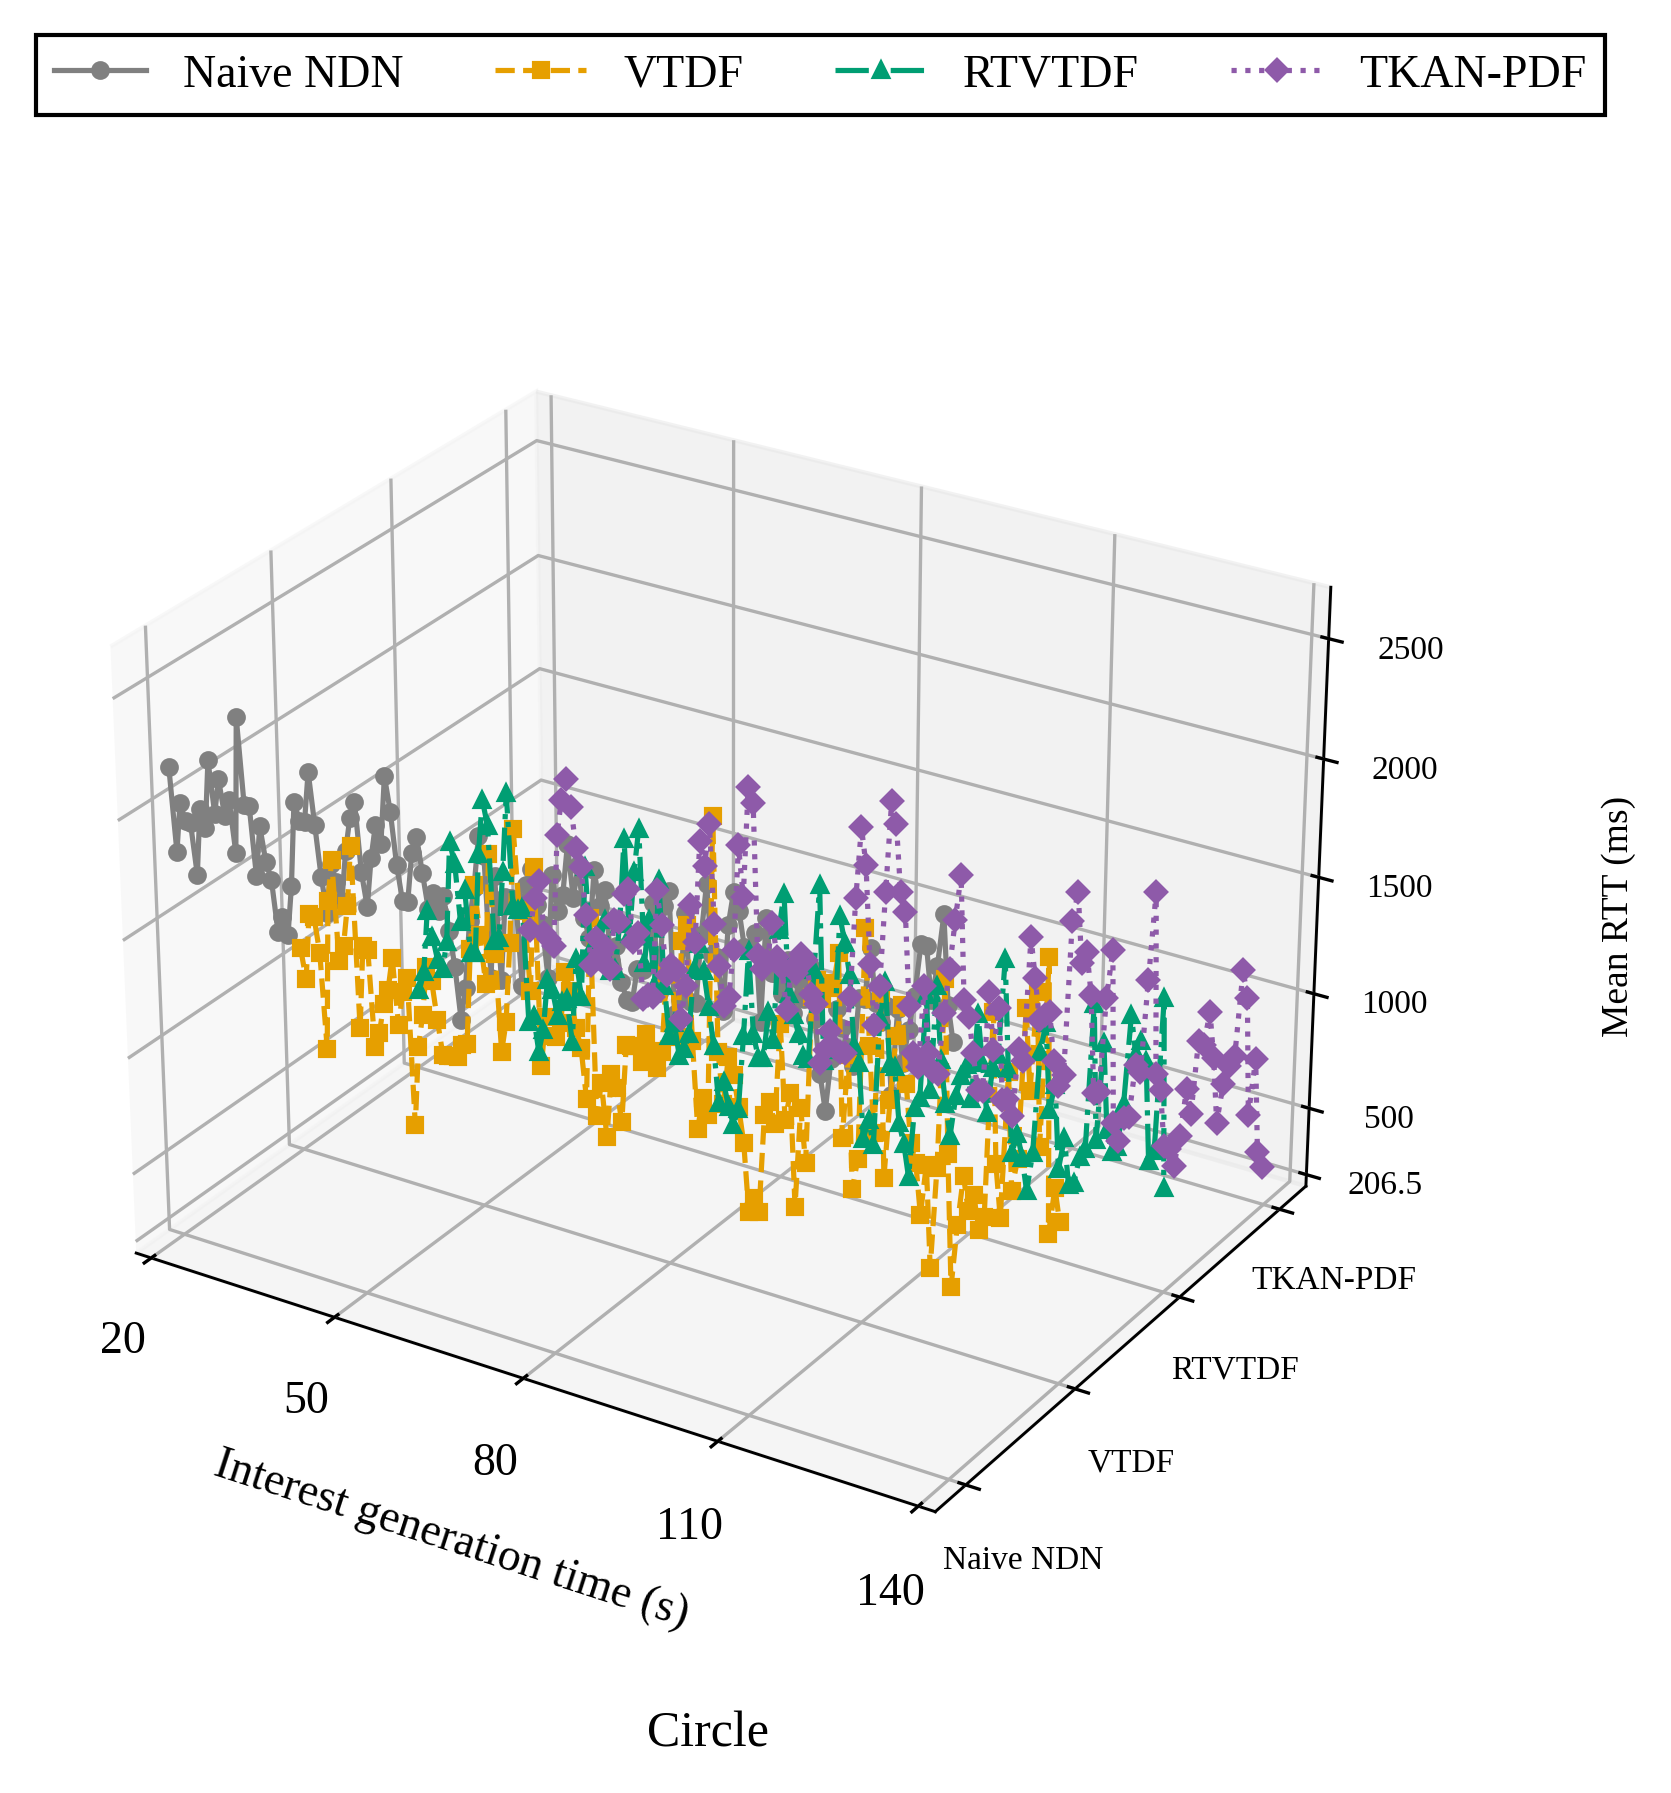

Python code for this plot:
#!/usr/bin/env python3
# -*- coding: utf-8 -*-
"""逐请求记录按旧脚本固定条数聚合后的RTT图，沿用当前图集样式。
完整数据内嵌；直接运行，仅导出同名PNG/SVG/PDF，不访问实验记录。
重新从原始记录计算的方法与来源见PROVENANCE和聚合说明文档。
"""
from pathlib import Path
import matplotlib
matplotlib.use('Agg')
import matplotlib.pyplot as plt
from matplotlib.lines import Line2D
from matplotlib.ticker import MaxNLocator, FuncFormatter
import numpy as np

FIGURE_ID = '08_平均RTT_圆圈_旧论文画法'
RTT_LABEL = 'Mean RTT (ms)'
SCENE_LABEL = 'Circle'
FIGSIZE = (7.5, 6.2)
DPI = 300
FONT_FAMILY = 'Liberation Serif'
FONT_SIZE = 11
ALGORITHMS = ('Naive NDN', 'VTDF', 'RTVTDF', 'TKAN-PDF')
COLORS = ('#808080', '#E69F00', '#009E73', '#8E5AA9')
LINES = ('-', '--', '-.', ':')
MARKERS = ('o', 's', '^', 'D')
LINE_WIDTH = 1.25
MARKER_SIZE = 3.5
PROVENANCE = {'circle_post_filter': 'group mean RTT < 3000 ms',
 'counts': [{'excluded_groups': 0, 'plotted_groups': 300, 'selected_requests': 6000, 'strategy': 0},
            {'excluded_groups': 0, 'plotted_groups': 300, 'selected_requests': 6000, 'strategy': 1},
            {'excluded_groups': 0, 'plotted_groups': 300, 'selected_requests': 6000, 'strategy': 2},
            {'excluded_groups': 0, 'plotted_groups': 300, 'selected_requests': 6000, 'strategy': 3}],
 'group_size': 20,
 'measurement_window_s': [20, 140],
 'method': 'consecutive request records: arithmetic mean of send_ns and terminal_ns-send_ns; keep last '
           'partial group',
 'metric': '平均RTT',
 'ordering': 'send_ns, node_id, sequence',
 'scene': 'circle',
 'source_metric_definition': 'DATA and TIMEOUT',
 'sources': [{'manifest': 'data/experiments/quick-fixed-model-20261022/runs/test-circle-baseline-s23001-a0/attempt-001/runs/20261022T081957.621032Z-4390833e/manifest.json',
              'manifest_sha256': '31cdc38bb21d6fd0ccc92954d7f04ace9339a1ed95e33c47c3290dc01af8fcc3',
              'path': 'data/experiments/quick-fixed-model-20261022/runs/test-circle-baseline-s23001-a0/attempt-001/runs/20261022T081957.621032Z-4390833e/raw/request-events.csv',
              'scene': 'circle',
              'seed': 23001,
              'sha256': '38b730ccc12b17c2d7ad33f942fa35785b8dbe57f353d1be6532ef436353dbe3',
              'strategy': 0},
             {'manifest': 'data/experiments/quick-fixed-model-20261022/runs/test-circle-baseline-s23001-a1/attempt-001/runs/20261022T082136.797486Z-38b38119/manifest.json',
              'manifest_sha256': '6f1d73741c5ac1131f8a4613d39ba8e46922fc1c1a003bada2cbd4df913577d1',
              'path': 'data/experiments/quick-fixed-model-20261022/runs/test-circle-baseline-s23001-a1/attempt-001/runs/20261022T082136.797486Z-38b38119/raw/request-events.csv',
              'scene': 'circle',
              'seed': 23001,
              'sha256': 'b690160149f199dd2577d6d1330fd46f05d9e6fd0c37f12180fa3203bf3b3914',
              'strategy': 1},
             {'manifest': 'data/experiments/quick-fixed-model-20261022/runs/test-circle-baseline-s23001-a2/attempt-001/runs/20261022T082316.538063Z-3f8e9c19/manifest.json',
              'manifest_sha256': 'c88d6b8af50657afa3976d30146588c8402aceec377d54df1b1b57c5a8f75da2',
              'path': 'data/experiments/quick-fixed-model-20261022/runs/test-circle-baseline-s23001-a2/attempt-001/runs/20261022T082316.538063Z-3f8e9c19/raw/request-events.csv',
              'scene': 'circle',
              'seed': 23001,
              'sha256': 'e95fe24a56155016e1cd91d140a2229f005e3e6d8daf3eab304085fc65e3fee8',
              'strategy': 2},
             {'manifest': 'data/experiments/quick-fixed-model-20261022/runs/test-circle-baseline-s23001-a3/attempt-001/runs/20261022T082455.481496Z-dc9325e7/manifest.json',
              'manifest_sha256': '70936295fcbb6f45b43d114024ce1939e97c5acbfcf19f35ddff5298cad82735',
              'path': 'data/experiments/quick-fixed-model-20261022/runs/test-circle-baseline-s23001-a3/attempt-001/runs/20261022T082455.481496Z-dc9325e7/raw/request-events.csv',
              'scene': 'circle',
              'seed': 23001,
              'sha256': '6658a4bfb38c9c0779fd75cc645d3678610f711d4696b92883906edc7cbeb592',
              'strategy': 3}],
 'style_source': '01_成功RTT_三维.py / 03_平均RTT_三维.py'}
DATA = [{'group_counts': [20,
                   20,
                   20,
                   20,
                   20,
                   20,
                   20,
                   20,
                   20,
                   20,
                   20,
                   20,
                   20,
                   20,
                   20,
                   20,
                   20,
                   20,
                   20,
                   20,
                   20,
                   20,
                   20,
                   20,
                   20,
                   20,
                   20,
                   20,
                   20,
                   20,
                   20,
                   20,
                   20,
                   20,
                   20,
                   20,
                   20,
                   20,
                   20,
                   20,
                   20,
                   20,
                   20,
                   20,
                   20,
                   20,
                   20,
                   20,
                   20,
                   20,
                   20,
                   20,
                   20,
                   20,
                   20,
                   20,
                   20,
                   20,
                   20,
                   20,
                   20,
                   20,
                   20,
                   20,
                   20,
                   20,
                   20,
                   20,
                   20,
                   20,
                   20,
                   20,
                   20,
                   20,
                   20,
                   20,
                   20,
                   20,
                   20,
                   20,
                   20,
                   20,
                   20,
                   20,
                   20,
                   20,
                   20,
                   20,
                   20,
                   20,
                   20,
                   20,
                   20,
                   20,
                   20,
                   20,
                   20,
                   20,
                   20,
                   20,
                   20,
                   20,
                   20,
                   20,
                   20,
                   20,
                   20,
                   20,
                   20,
                   20,
                   20,
                   20,
                   20,
                   20,
                   20,
                   20,
                   20,
                   20,
                   20,
                   20,
                   20,
                   20,
                   20,
                   20,
                   20,
                   20,
                   20,
                   20,
                   20,
                   20,
                   20,
                   20,
                   20,
                   20,
                   20,
                   20,
                   20,
                   20,
                   20,
                   20,
                   20,
                   20,
                   20,
                   20,
                   20,
                   20,
                   20,
                   20,
                   20,
                   20,
                   20,
                   20,
                   20,
                   20,
                   20,
                   20,
                   20,
                   20,
                   20,
                   20,
                   20,
                   20,
                   20,
                   20,
                   20,
                   20,
                   20,
                   20,
                   20,
                   20,
                   20,
                   20,
                   20,
                   20,
                   20,
                   20,
                   20,
                   20,
                   20,
                   20,
                   20,
                   20,
                   20,
                   20,
                   20,
                   20,
                   20,
                   20,
                   20,
                   20,
                   20,
                   20,
                   20,
                   20,
                   20,
                   20,
                   20,
                   20,
                   20,
                   20,
                   20,
                   20,
                   20,
                   20,
                   20,
                   20,
                   20,
                   20,
                   20,
                   20,
                   20,
                   20,
                   20,
                   20,
                   20,
                   20,
                   20,
                   20,
                   20,
                   20,
                   20,
                   20,
                   20,
                   20,
                   20,
                   20,
                   20,
                   20,
                   20,
                   20,
                   20,
                   20,
                   20,
                   20,
                   20,
                   20,
                   20,
                   20,
                   20,
                   20,
                   20,
                   20,
                   20,
                   20,
                   20,
                   20,
                   20,
                   20,
                   20,
                   20,
                   20,
                   20,
                   20,
                   20,
                   20,
                   20,
                   20,
                   20,
                   20,
                   20,
                   20,
                   20,
                   20,
                   20,
                   20,
                   20,
                   20,
                   20,
                   20,
                   20,
                   20,
                   20,
                   20,
                   20,
                   20,
                   20,
                   20,
                   20,
                   20,
                   20,
                   20,
                   20,
                   20,
                   20,
                   20,
                   20,
                   20,
                   20,
                   20,
                   20,
                   20,
                   20,
                   20,
                   20,
                   20,
                   20,
                   20,
                   20,
                   20,
                   20],
  'rtt_ms': [2153.3775699499997,
             2154.5372761500003,
             1737.1714357,
             1873.8776053499998,
             1875.50866945,
             2154.12481975,
             2157.4078473000004,
             1734.5169525,
             1872.96698315,
             2013.02330965,
             1732.8281611500001,
             1733.88654385,
             2013.3104162,
             2013.03676115,
             2013.67970535,
             1872.07576735,
             2016.50198245,
             2436.1444355,
             2012.8280986500001,
             2012.9405278,
             1881.28935955,
             2441.08165185,
             1877.5059976500002,
             2153.6291829499996,
             2156.2396478,
             2014.6195045,
             1872.7042126,
             1872.6159768,
             2577.0611274499997,
             2296.7674582,
             2016.0224117999999,
             2154.1599241500003,
             2297.5134813,
             1876.36153405,
             1592.5838090999998,
             2014.0282222,
             2155.039091,
             1873.5767195,
             1873.4807523499999,
             1873.5434849,
             1872.26891385,
             1735.30871375,
             1595.1984859000002,
             1594.0575377,
             1872.9894752,
             1451.1618704,
             1591.7449454500002,
             1592.55280145,
             1872.9413204500001,
             1734.9395654500001,
             2154.1895739499996,
             2154.8688099,
             2014.21382645,
             2155.1648805,
             2154.9772730500003,
             2014.7997535,
             2436.25756925,
             2157.0842089000002,
             2015.74255725,
             2156.0193040500003,
             1874.5067104500001,
             1876.2303782000001,
             1731.32949725,
             1733.26338065,
             2012.38625475,
             1871.1027408,
             1872.60738125,
             1871.9249060999998,
             1873.88280625,
             1732.43959025,
             1875.2461466500001,
             2153.8159741,
             1872.2364481500001,
             2435.6953356999998,
             2157.63889805,
             2296.3207688,
             1874.7857657,
             2017.2096981,
             1876.1660849,
             1736.5453374,
             1871.3770450499999,
             2158.0495334,
             2014.5703668499998,
             2296.4806984499996,
             2014.69821555,
             2154.64744435,
             2436.4545409,
             2295.5376695,
             2154.7470461999997,
             2295.1124157,
             2155.75167925,
             1872.86491825,
             2153.6573865,
             1592.9656265,
             1735.80143245,
             2014.8025672,
             2294.8766886,
             1872.60752005,
             2014.1043379,
             2295.58951225,
             2015.0510964500002,
             2014.0233097,
             1732.1455016,
             2014.18551435,
             1874.4708951,
             2013.71233225,
             2017.4878440999998,
             1732.56935,
             2014.88724695,
             1876.13360335,
             1878.3060299,
             1734.95377925,
             1592.9841468,
             1732.4830141500001,
             1453.32929975,
             1451.9622256,
             1450.9682563,
             1732.1826334500001,
             1873.2489931,
             1872.9621134000001,
             1873.3702030499999,
             2155.43454935,
             2438.10148005,
             2017.65564995,
             2297.0179445500003,
             2012.8988242,
             1593.5291008499998,
             1734.68598585,
             2154.6417920999997,
             2015.09608455,
             1594.34211565,
             1735.5255766500002,
             2294.71385155,
             1732.32713105,
             2153.91557215,
             1872.8136588,
             2013.01007365,
             2013.42574125,
             1457.84471835,
             1872.89974145,
             1875.1734734000001,
             2295.4444138000003,
             2013.6169521,
             2294.5578376999997,
             2015.3755521500002,
             2013.53966475,
             2154.64717385,
             1734.61335175,
             1734.1248312,
             1731.6184925999999,
             2155.98591975,
             2157.7851039499997,
             1872.9156291,
             2155.9485096,
             2155.9727394499996,
             2015.69193905,
             2294.8208201999996,
             2300.2916585,
             2155.7259226,
             2016.2342024000002,
             2155.279328,
             2297.5003948000003,
             1879.6920968499999,
             2155.07567525,
             1873.8216290999999,
             2012.79666715,
             2294.823001,
             2153.8106111999996,
             2154.6839035,
             2015.92707105,
             2014.0789398,
             2295.14063,
             1872.93961075,
             1874.1249144,
             2014.3696179,
             1873.4091614000001,
             1872.937457,
             1733.6925016500002,
             1734.21024875,
             1733.29996545,
             1873.6386768,
             1591.2748883,
             2154.15364,
             1595.0520017000001,
             1876.89369405,
             1872.8022317,
             2155.2756000500003,
             1873.2155283499999,
             2295.7003185,
             2017.4228735,
             1872.9685777,
             1731.902553,
             2016.41736695,
             2296.64097055,
             2156.94005195,
             2294.8954345,
             1873.7691887,
             1592.4240688,
             2014.3101390499999,
             1591.9927691500002,
             2295.76117385,
             2012.99605245,
             1871.1754039,
             1732.9893535,
             1453.2140571,
             2154.7880965,
             2017.08488805,
             2153.3194576,
             2294.9780910500003,
             2295.9314967,
             2017.593084,
             2016.2715770999998,
             1873.6066186500002,
             2156.1156661,
             2014.4825798,
             1592.82731745,
             2013.6394595499999,
             2296.2232461999997,
             2294.40939405,
             2296.152171,
             2154.2686258000003,
             2295.5411774,
             2014.11733875,
             2155.33054165,
             2014.22021595,
             2153.1495914,
             2156.8192713000003,
             2154.16285785,
             1734.6095373,
             1872.6526015,
             2296.0498035,
             2154.4041424,
             1873.4496466500002,
             2154.30418915,
             2155.81685415,
             1873.74127975,
             2014.1646192,
             1872.41412905,
             2154.4215018,
             2015.067659,
             1874.40506645,
             1877.83861495,
             1879.1263513499998,
             2155.00063555,
             1876.5469565,
             2014.9033573499999,
             2299.0351821,
             1874.05323185,
             1740.30475525,
             2014.74344105,
             1591.1271880499999,
             1734.3288676500001,
             1591.2394006,
             1450.83189075,
             1731.3737323,
             1739.3313681500001,
             1873.1013844000001,
             2014.66342605,
             1736.88577065,
             2015.4754601,
             1734.0907083499999,
             1873.94116125,
             2015.08944195,
             1452.4464207,
             2016.8612082,
             2013.6134811,
             1732.86477515,
             2295.03471225,
             2436.1637978000003,
             2013.5993475999999,
             2013.99700005,
             2012.8949161500002,
             1873.83013175,
             2016.25564675,
             2154.4625471,
             1872.6359238,
             1738.3517532,
             1591.67903295,
             1875.3170415499999,
             2153.3306396999997,
             2013.7986929,
             1593.2120449000001,
             2015.1010628,
             1874.18981555,
             2155.5487897,
             2014.4157085,
             2294.7089478000003,
             2294.59013215,
             2436.0066649,
             2155.641575,
             2153.95824915,
             2017.53222155,
             2296.37058185,
             2162.3244658000003,
             2436.3994841,
             2436.6818965,
             1876.46239175,
             2297.332229,
             1876.496434,
             2014.01017765],
  'strategy': 0,
  'x': [20.19324684,
        20.59324684,
        20.99324684,
        21.39324684,
        21.79324684,
        22.19324684,
        22.59324684,
        22.99324684,
        23.39324684,
        23.79324684,
        24.19324684,
        24.59324684,
        24.99324684,
        25.39324684,
        25.79324684,
        26.19324684,
        26.59324684,
        26.99324684,
        27.39324684,
        27.79324684,
        28.19324684,
        28.59324684,
        28.99324684,
        29.39324684,
        29.79324684,
        30.19324684,
        30.59324684,
        30.99324684,
        31.39324684,
        31.79324684,
        32.19324684,
        32.59324684,
        32.99324684,
        33.39324684,
        33.79324684,
        34.19324684,
        34.59324684,
        34.99324684,
        35.39324684,
        35.79324684,
        36.19324684,
        36.59324684,
        36.99324684,
        37.39324684,
        37.79324684,
        38.19324684,
        38.59324684,
        38.99324684,
        39.39324684,
        39.79324684,
        40.19324684,
        40.59324684,
        40.99324684,
        41.39324684,
        41.79324684,
        42.19324684,
        42.59324684,
        42.99324684,
        43.39324684,
        43.79324684,
        44.19324684,
        44.59324684,
        44.99324684,
        45.39324684,
        45.79324684,
        46.19324684,
        46.59324684,
        46.99324684,
        47.39324684,
        47.79324684,
        48.19324684,
        48.59324684,
        48.99324684,
        49.39324684,
        49.79324684,
        50.19324684,
        50.59324684,
        50.99324684,
        51.39324684,
        51.79324684,
        52.19324684,
        52.59324684,
        52.99324684,
        53.39324684,
        53.79324684,
        54.19324684,
        54.59324684,
        54.99324684,
        55.39324684,
        55.79324684,
        56.19324684,
        56.59324684,
        56.99324684,
        57.39324684,
        57.79324684,
        58.19324684,
        58.59324684,
        58.99324684,
        59.39324684,
        59.79324684,
        60.19324684,
        60.59324684,
        60.99324684,
        61.39324684,
        61.79324684,
        62.19324684,
        62.59324684,
        62.99324684,
        63.39324684,
        63.79324684,
        64.19324684,
        64.59324684,
        64.99324684,
        65.39324684,
        65.79324684,
        66.19324684,
        66.59324684,
        66.99324684,
        67.39324684,
        67.79324684,
        68.19324684,
        68.59324684,
        68.99324684,
        69.39324684,
        69.79324684,
        70.19324684,
        70.59324684,
        70.99324684,
        71.39324684,
        71.79324684,
        72.19324684,
        72.59324684,
        72.99324684,
        73.39324684,
        73.79324684,
        74.19324684,
        74.59324684,
        74.99324684,
        75.39324684,
        75.79324684,
        76.19324684,
        76.59324684,
        76.99324684,
        77.39324684,
        77.79324684,
        78.19324684,
        78.59324684,
        78.99324684,
        79.39324684,
        79.79324684,
        80.19324684,
        80.59324684,
        80.99324684,
        81.39324684,
        81.79324684,
        82.19324684,
        82.59324684,
        82.99324684,
        83.39324684,
        83.79324684,
        84.19324684,
        84.59324684,
        84.99324684,
        85.39324684,
        85.79324684,
        86.19324684,
        86.59324684,
        86.99324684,
        87.39324684,
        87.79324684,
        88.19324684,
        88.59324684,
        88.99324684,
        89.39324684,
        89.79324684,
        90.19324684,
        90.59324684,
        90.99324684,
        91.39324684,
        91.79324684,
        92.19324684,
        92.59324684,
        92.99324684,
        93.39324684,
        93.79324684,
        94.19324684,
        94.59324684,
        94.99324684,
        95.39324684,
        95.79324684,
        96.19324684,
        96.59324684,
        96.99324684,
        97.39324684,
        97.79324684,
        98.19324684,
        98.59324684,
        98.99324684,
        99.39324684,
        99.79324684,
        100.19324684,
        100.59324684,
        100.99324684,
        101.39324684,
        101.79324684,
        102.19324684,
        102.59324684,
        102.99324684,
        103.39324684,
        103.79324684,
        104.19324684,
        104.59324684,
        104.99324684,
        105.39324684,
        105.79324684,
        106.19324684,
        106.59324684,
        106.99324684,
        107.39324684,
        107.79324684,
        108.19324684,
        108.59324684,
        108.99324684,
        109.39324684,
        109.79324684,
        110.19324684,
        110.59324684,
        110.99324684,
        111.39324684,
        111.79324684,
        112.19324684,
        112.59324684,
        112.99324684,
        113.39324684,
        113.79324684,
        114.19324684,
        114.59324684,
        114.99324684,
        115.39324684,
        115.79324684,
        116.19324684,
        116.59324684,
        116.99324684,
        117.39324684,
        117.79324684,
        118.19324684,
        118.59324684,
        118.99324684,
        119.39324684,
        119.79324684,
        120.19324684,
        120.59324684,
        120.99324684,
        121.39324684,
        121.79324684,
        122.19324684,
        122.59324684,
        122.99324684,
        123.39324684,
        123.79324684,
        124.19324684,
        124.59324684,
        124.99324684,
        125.39324684,
        125.79324684,
        126.19324684,
        126.59324684,
        126.99324684,
        127.39324684,
        127.79324684,
        128.19324684,
        128.59324684,
        128.99324684,
        129.39324684,
        129.79324684,
        130.19324684,
        130.59324684,
        130.99324684,
        131.39324684,
        131.79324684,
        132.19324684,
        132.59324684,
        132.99324684,
        133.39324684,
        133.79324684,
        134.19324684,
        134.59324684,
        134.99324684,
        135.39324684,
        135.79324684,
        136.19324684,
        136.59324684,
        136.99324684,
        137.39324684,
        137.79324684,
        138.19324684,
        138.59324684,
        138.99324684,
        139.39324684,
        139.79324684]},
 {'group_counts': [20,
                   20,
                   20,
                   20,
                   20,
                   20,
                   20,
                   20,
                   20,
                   20,
                   20,
                   20,
                   20,
                   20,
                   20,
                   20,
                   20,
                   20,
                   20,
                   20,
                   20,
                   20,
                   20,
                   20,
                   20,
                   20,
                   20,
                   20,
                   20,
                   20,
                   20,
                   20,
                   20,
                   20,
                   20,
                   20,
                   20,
                   20,
                   20,
                   20,
                   20,
                   20,
                   20,
                   20,
                   20,
                   20,
                   20,
                   20,
                   20,
                   20,
                   20,
                   20,
                   20,
                   20,
                   20,
                   20,
                   20,
                   20,
                   20,
                   20,
                   20,
                   20,
                   20,
                   20,
                   20,
                   20,
                   20,
                   20,
                   20,
                   20,
                   20,
                   20,
                   20,
                   20,
                   20,
                   20,
                   20,
                   20,
                   20,
                   20,
                   20,
                   20,
                   20,
                   20,
                   20,
                   20,
                   20,
                   20,
                   20,
                   20,
                   20,
                   20,
                   20,
                   20,
                   20,
                   20,
                   20,
                   20,
                   20,
                   20,
                   20,
                   20,
                   20,
                   20,
                   20,
                   20,
                   20,
                   20,
                   20,
                   20,
                   20,
                   20,
                   20,
                   20,
                   20,
                   20,
                   20,
                   20,
                   20,
                   20,
                   20,
                   20,
                   20,
                   20,
                   20,
                   20,
                   20,
                   20,
                   20,
                   20,
                   20,
                   20,
                   20,
                   20,
                   20,
                   20,
                   20,
                   20,
                   20,
                   20,
                   20,
                   20,
                   20,
                   20,
                   20,
                   20,
                   20,
                   20,
                   20,
                   20,
                   20,
                   20,
                   20,
                   20,
                   20,
                   20,
                   20,
                   20,
                   20,
                   20,
                   20,
                   20,
                   20,
                   20,
                   20,
                   20,
                   20,
                   20,
                   20,
                   20,
                   20,
                   20,
                   20,
                   20,
                   20,
                   20,
                   20,
                   20,
                   20,
                   20,
                   20,
                   20,
                   20,
                   20,
                   20,
                   20,
                   20,
                   20,
                   20,
                   20,
                   20,
                   20,
                   20,
                   20,
                   20,
                   20,
                   20,
                   20,
                   20,
                   20,
                   20,
                   20,
                   20,
                   20,
                   20,
                   20,
                   20,
                   20,
                   20,
                   20,
                   20,
                   20,
                   20,
                   20,
                   20,
                   20,
                   20,
                   20,
                   20,
                   20,
                   20,
                   20,
                   20,
                   20,
                   20,
                   20,
                   20,
                   20,
                   20,
                   20,
                   20,
                   20,
                   20,
                   20,
                   20,
                   20,
                   20,
                   20,
                   20,
                   20,
                   20,
                   20,
                   20,
                   20,
                   20,
                   20,
                   20,
                   20,
                   20,
                   20,
                   20,
                   20,
                   20,
                   20,
                   20,
                   20,
                   20,
                   20,
                   20,
                   20,
                   20,
                   20,
                   20,
                   20,
                   20,
                   20,
                   20,
                   20,
                   20,
                   20,
                   20,
                   20,
                   20,
                   20,
                   20,
                   20,
                   20,
                   20,
                   20,
                   20,
                   20,
                   20,
                   20,
                   20,
                   20,
                   20,
                   20,
                   20,
                   20,
                   20,
                   20,
                   20,
                   20,
                   20,
                   20,
                   20,
                   20,
                   20,
                   20,
                   20],
  'rtt_ms': [626.2879306,
             1465.37198525,
             1055.8513705,
             776.48919625,
             1078.4629046500002,
             1338.6494392,
             1201.3116012,
             1200.67376395,
             1327.6311607999999,
             772.2972986,
             569.5008425,
             703.66162465,
             963.8546973,
             1609.6658489000001,
             1738.4920455,
             1199.1867923,
             885.2341217000001,
             1193.34801185,
             1179.7101973499998,
             1045.85615765,
             1470.7812579000001,
             1107.11814705,
             1772.9420827000001,
             1336.07608565,
             634.4799275,
             907.1303697000001,
             1202.3444465999999,
             1065.7175376,
             1067.64690575,
             1184.4292698499999,
             637.6667547000001,
             776.59011235,
             780.7154459,
             771.1628313,
             1189.1207121,
             624.96441085,
             907.2411278999999,
             1048.0269546499999,
             1197.1234728,
             1047.03145625,
             625.9117141,
             1045.79487965,
             773.1263908999999,
             1197.5358652,
             1190.9879267000001,
             913.0020855,
             489.18767085,
             344.47857795,
             769.2544272,
             764.40768205,
             917.79560175,
             906.1254778,
             1054.6020832000002,
             1200.00630155,
             1217.9257208,
             924.93177,
             1195.28649755,
             626.333745,
             624.2390257000001,
             899.5935048,
             627.7139273500001,
             902.8559005,
             918.4431502,
             624.3255831,
             630.2465748999999,
             913.9214996000001,
             903.9824358,
             760.68530245,
             768.1679852000001,
             917.2678221,
             1327.6306712,
             1193.66341345,
             1330.23051885,
             1747.3872046,
             1197.7455689,
             1463.486342,
             1331.1645271,
             923.9550159500001,
             2034.24975055,
             1335.2500547,
             1483.9682632000001,
             1056.9586125,
             788.11448315,
             921.84325255,
             915.108372,
             1062.55919595,
             1200.07407975,
             1465.9057007000001,
             1333.0802334,
             2313.2202128000004,
             1498.12845265,
             1470.93266385,
             953.2839872999999,
             2021.0064816,
             1099.3828574000001,
             1204.038706,
             1889.65929765,
             1480.4578703,
             1182.5613274,
             504.1572961,
             1204.5511242,
             917.3828028500001,
             916.5119679500001,
             1058.82247875,
             786.5753952,
             1187.13193925,
             929.4501978999999,
             1179.9524444,
             1354.2369657000002,
             1201.03648965,
             936.8351632,
             1473.6286459,
             1195.43525905,
             910.2912581,
             1183.2897199000001,
             763.84006625,
             761.7599599,
             753.36636025,
             2168.44653265,
             907.5207412999999,
             619.5644095499999,
             774.79468305,
             916.10388635,
             783.0710325499999,
             482.8166745,
             756.73276015,
             616.79706125,
             1180.813468,
             638.98225085,
             1056.827247,
             637.16980555,
             771.7166300499999,
             910.4258124500001,
             1179.6371142,
             1325.3152916,
             764.2607972000001,
             1051.59868865,
             1050.20943565,
             662.9546287000001,
             1318.5769984,
             1046.5552866,
             1180.846351,
             1179.02791835,
             918.2984808,
             917.97441285,
             1051.67655225,
             921.0459202000001,
             1192.6579843,
             916.3405042,
             1882.50226575,
             1740.55352,
             1063.12721465,
             678.3481035,
             1600.5300545,
             1493.8794137,
             1612.6470992,
             1092.7098918499998,
             2155.6279739499996,
             795.69096155,
             1492.2983926,
             777.61166565,
             774.02259475,
             1316.010093,
             507.95155725,
             784.4089606499999,
             912.9160462000001,
             1899.6694011,
             2314.0786613,
             1205.4139984,
             1053.91847215,
             1044.6234345,
             784.10212285,
             1186.69845625,
             1051.18407805,
             1195.1582271500001,
             901.3419106,
             1056.6136377,
             781.33814,
             790.311214,
             757.412938,
             488.3929159,
             478.8362576,
             611.91261305,
             490.9177845,
             496.80297214999996,
             498.0619622,
             922.793714,
             914.79844725,
             906.80914965,
             1054.5040715,
             754.45859465,
             1037.05579225,
             1737.4136435,
             912.1399014,
             786.158315,
             1060.2941387,
             772.214629,
             1320.6462545999998,
             507.6887828,
             625.88882475,
             1062.0049867,
             924.9972645,
             904.05418925,
             629.6158722,
             930.3191459,
             2014.07986955,
             1489.06719315,
             1616.59383355,
             785.4195396,
             2169.8938883,
             1907.7646519500001,
             1196.0378743499998,
             1602.1052254,
             1472.086011,
             1895.36612825,
             1476.4759612,
             1056.9950006,
             785.6936087,
             1355.8606928,
             1197.5671315999998,
             506.76167480000004,
             924.0031019500001,
             925.43213315,
             776.3169032999999,
             1750.47712245,
             1889.7215976500001,
             1344.70841145,
             1333.77196925,
             905.3456126,
             1052.61378995,
             1675.9659305999999,
             1466.85451615,
             807.3930121000001,
             802.231021,
             1347.89036835,
             929.94220305,
             1216.65884595,
             1607.4351551,
             1214.45022865,
             1878.9299761500001,
             1098.6826990999998,
             1355.09630295,
             1056.4732665,
             909.77178175,
             770.41360025,
             1044.09806875,
             490.67602025,
             896.7440785499999,
             925.744354,
             899.3933986000001,
             475.05586945,
             485.85017875,
             619.0899326,
             1201.52571905,
             2189.6109050500004,
             1219.4289474000002,
             1056.9362581,
             913.18261585,
             349.13670605,
             501.70448880000004,
             489.6692253,
             907.1670421,
             1187.27185225,
             635.9442693999999,
             765.0146013,
             777.8496346000001,
             637.83450775,
             1051.46030905,
             643.9115134,
             762.7451507999999,
             901.3785733,
             626.1184437999999,
             1362.7697762999999,
             1890.0856243,
             942.5988174500001,
             1058.54295825,
             506.34684765,
             1055.86502415,
             1333.23434245,
             1464.5383683,
             913.8573869500001,
             907.6037241,
             1051.6363698,
             1048.2314432,
             1479.3052011,
             1878.6900173499998,
             1472.18933125,
             1215.2551019,
             1774.22434035,
             1742.00004505,
             1066.0151246,
             1188.5316906500002,
             1504.6531979000001,
             2318.7856295,
             915.04673115,
             632.1507481,
             755.8806282999999,
             1195.05632205,
             908.4901339500001,
             769.0000647],
  'strategy': 1,
  'x': [20.19324684,
        20.59324684,
        20.99324684,
        21.39324684,
        21.79324684,
        22.19324684,
        22.59324684,
        22.99324684,
        23.39324684,
        23.79324684,
        24.19324684,
        24.59324684,
        24.99324684,
        25.39324684,
        25.79324684,
        26.19324684,
        26.59324684,
        26.99324684,
        27.39324684,
        27.79324684,
        28.19324684,
        28.59324684,
        28.99324684,
        29.39324684,
        29.79324684,
        30.19324684,
        30.59324684,
        30.99324684,
        31.39324684,
        31.79324684,
        32.19324684,
        32.59324684,
        32.99324684,
        33.39324684,
        33.79324684,
        34.19324684,
        34.59324684,
        34.99324684,
        35.39324684,
        35.79324684,
        36.19324684,
        36.59324684,
        36.99324684,
        37.39324684,
        37.79324684,
        38.19324684,
        38.59324684,
        38.99324684,
        39.39324684,
        39.79324684,
        40.19324684,
        40.59324684,
        40.99324684,
        41.39324684,
        41.79324684,
        42.19324684,
        42.59324684,
        42.99324684,
        43.39324684,
        43.79324684,
        44.19324684,
        44.59324684,
        44.99324684,
        45.39324684,
        45.79324684,
        46.19324684,
        46.59324684,
        46.99324684,
        47.39324684,
        47.79324684,
        48.19324684,
        48.59324684,
        48.99324684,
        49.39324684,
        49.79324684,
        50.19324684,
        50.59324684,
        50.99324684,
        51.39324684,
        51.79324684,
        52.19324684,
        52.59324684,
        52.99324684,
        53.39324684,
        53.79324684,
        54.19324684,
        54.59324684,
        54.99324684,
        55.39324684,
        55.79324684,
        56.19324684,
        56.59324684,
        56.99324684,
        57.39324684,
        57.79324684,
        58.19324684,
        58.59324684,
        58.99324684,
        59.39324684,
        59.79324684,
        60.19324684,
        60.59324684,
        60.99324684,
        61.39324684,
        61.79324684,
        62.19324684,
        62.59324684,
        62.99324684,
        63.39324684,
        63.79324684,
        64.19324684,
        64.59324684,
        64.99324684,
        65.39324684,
        65.79324684,
        66.19324684,
        66.59324684,
        66.99324684,
        67.39324684,
        67.79324684,
        68.19324684,
        68.59324684,
        68.99324684,
        69.39324684,
        69.79324684,
        70.19324684,
        70.59324684,
        70.99324684,
        71.39324684,
        71.79324684,
        72.19324684,
        72.59324684,
        72.99324684,
        73.39324684,
        73.79324684,
        74.19324684,
        74.59324684,
        74.99324684,
        75.39324684,
        75.79324684,
        76.19324684,
        76.59324684,
        76.99324684,
        77.39324684,
        77.79324684,
        78.19324684,
        78.59324684,
        78.99324684,
        79.39324684,
        79.79324684,
        80.19324684,
        80.59324684,
        80.99324684,
        81.39324684,
        81.79324684,
        82.19324684,
        82.59324684,
        82.99324684,
        83.39324684,
        83.79324684,
        84.19324684,
        84.59324684,
        84.99324684,
        85.39324684,
        85.79324684,
        86.19324684,
        86.59324684,
        86.99324684,
        87.39324684,
        87.79324684,
        88.19324684,
        88.59324684,
        88.99324684,
        89.39324684,
        89.79324684,
        90.19324684,
        90.59324684,
        90.99324684,
        91.39324684,
        91.79324684,
        92.19324684,
        92.59324684,
        92.99324684,
        93.39324684,
        93.79324684,
        94.19324684,
        94.59324684,
        94.99324684,
        95.39324684,
        95.79324684,
        96.19324684,
        96.59324684,
        96.99324684,
        97.39324684,
        97.79324684,
        98.19324684,
        98.59324684,
        98.99324684,
        99.39324684,
        99.79324684,
        100.19324684,
        100.59324684,
        100.99324684,
        101.39324684,
        101.79324684,
        102.19324684,
        102.59324684,
        102.99324684,
        103.39324684,
        103.79324684,
        104.19324684,
        104.59324684,
        104.99324684,
        105.39324684,
        105.79324684,
        106.19324684,
        106.59324684,
        106.99324684,
        107.39324684,
        107.79324684,
        108.19324684,
        108.59324684,
        108.99324684,
        109.39324684,
        109.79324684,
        110.19324684,
        110.59324684,
        110.99324684,
        111.39324684,
        111.79324684,
        112.19324684,
        112.59324684,
        112.99324684,
        113.39324684,
        113.79324684,
        114.19324684,
        114.59324684,
        114.99324684,
        115.39324684,
        115.79324684,
        116.19324684,
        116.59324684,
        116.99324684,
        117.39324684,
        117.79324684,
        118.19324684,
        118.59324684,
        118.99324684,
        119.39324684,
        119.79324684,
        120.19324684,
        120.59324684,
        120.99324684,
        121.39324684,
        121.79324684,
        122.19324684,
        122.59324684,
        122.99324684,
        123.39324684,
        123.79324684,
        124.19324684,
        124.59324684,
        124.99324684,
        125.39324684,
        125.79324684,
        126.19324684,
        126.59324684,
        126.99324684,
        127.39324684,
        127.79324684,
        128.19324684,
        128.59324684,
        128.99324684,
        129.39324684,
        129.79324684,
        130.19324684,
        130.59324684,
        130.99324684,
        131.39324684,
        131.79324684,
        132.19324684,
        132.59324684,
        132.99324684,
        133.39324684,
        133.79324684,
        134.19324684,
        134.59324684,
        134.99324684,
        135.39324684,
        135.79324684,
        136.19324684,
        136.59324684,
        136.99324684,
        137.39324684,
        137.79324684,
        138.19324684,
        138.59324684,
        138.99324684,
        139.39324684,
        139.79324684]},
 {'group_counts': [20,
                   20,
                   20,
                   20,
                   20,
                   20,
                   20,
                   20,
                   20,
                   20,
                   20,
                   20,
                   20,
                   20,
                   20,
                   20,
                   20,
                   20,
                   20,
                   20,
                   20,
                   20,
                   20,
                   20,
                   20,
                   20,
                   20,
                   20,
                   20,
                   20,
                   20,
                   20,
                   20,
                   20,
                   20,
                   20,
                   20,
                   20,
                   20,
                   20,
                   20,
                   20,
                   20,
                   20,
                   20,
                   20,
                   20,
                   20,
                   20,
                   20,
                   20,
                   20,
                   20,
                   20,
                   20,
                   20,
                   20,
                   20,
                   20,
                   20,
                   20,
                   20,
                   20,
                   20,
                   20,
                   20,
                   20,
                   20,
                   20,
                   20,
                   20,
                   20,
                   20,
                   20,
                   20,
                   20,
                   20,
                   20,
                   20,
                   20,
                   20,
                   20,
                   20,
                   20,
                   20,
                   20,
                   20,
                   20,
                   20,
                   20,
                   20,
                   20,
                   20,
                   20,
                   20,
                   20,
                   20,
                   20,
                   20,
                   20,
                   20,
                   20,
                   20,
                   20,
                   20,
                   20,
                   20,
                   20,
                   20,
                   20,
                   20,
                   20,
                   20,
                   20,
                   20,
                   20,
                   20,
                   20,
                   20,
                   20,
                   20,
                   20,
                   20,
                   20,
                   20,
                   20,
                   20,
                   20,
                   20,
                   20,
                   20,
                   20,
                   20,
                   20,
                   20,
                   20,
                   20,
                   20,
                   20,
                   20,
                   20,
                   20,
                   20,
                   20,
                   20,
                   20,
                   20,
                   20,
                   20,
                   20,
                   20,
                   20,
                   20,
                   20,
                   20,
                   20,
                   20,
                   20,
                   20,
                   20,
                   20,
                   20,
                   20,
                   20,
                   20,
                   20,
                   20,
                   20,
                   20,
                   20,
                   20,
                   20,
                   20,
                   20,
                   20,
                   20,
                   20,
                   20,
                   20,
                   20,
                   20,
                   20,
                   20,
                   20,
                   20,
                   20,
                   20,
                   20,
                   20,
                   20,
                   20,
                   20,
                   20,
                   20,
                   20,
                   20,
                   20,
                   20,
                   20,
                   20,
                   20,
                   20,
                   20,
                   20,
                   20,
                   20,
                   20,
                   20,
                   20,
                   20,
                   20,
                   20,
                   20,
                   20,
                   20,
                   20,
                   20,
                   20,
                   20,
                   20,
                   20,
                   20,
                   20,
                   20,
                   20,
                   20,
                   20,
                   20,
                   20,
                   20,
                   20,
                   20,
                   20,
                   20,
                   20,
                   20,
                   20,
                   20,
                   20,
                   20,
                   20,
                   20,
                   20,
                   20,
                   20,
                   20,
                   20,
                   20,
                   20,
                   20,
                   20,
                   20,
                   20,
                   20,
                   20,
                   20,
                   20,
                   20,
                   20,
                   20,
                   20,
                   20,
                   20,
                   20,
                   20,
                   20,
                   20,
                   20,
                   20,
                   20,
                   20,
                   20,
                   20,
                   20,
                   20,
                   20,
                   20,
                   20,
                   20,
                   20,
                   20,
                   20,
                   20,
                   20,
                   20,
                   20,
                   20,
                   20,
                   20,
                   20,
                   20,
                   20,
                   20,
                   20,
                   20,
                   20,
                   20,
                   20,
                   20,
                   20],
  'rtt_ms': [493.87225155,
             526.07893,
             704.1828246,
             485.571053,
             791.4461253,
             959.2664706,
             839.19370705,
             692.15693055,
             673.1212235,
             661.3964672000001,
             502.4326967,
             765.1744321,
             813.38234645,
             709.34536885,
             1216.93032065,
             1204.2683633499998,
             956.8785146,
             1282.2656302,
             787.4296646,
             946.3526786,
             1194.48353,
             834.8998894,
             729.39009625,
             759.6303458,
             825.07425425,
             669.9691586,
             1016.0467524500001,
             1365.6555415,
             1685.43099975,
             1187.90259735,
             1371.60317205,
             1284.84924985,
             874.08143925,
             779.81631495,
             1029.5519181,
             666.54109,
             1265.99058135,
             1021.6252747000001,
             1500.72582225,
             1488.710221,
             1198.64246525,
             818.24777685,
             1049.8332401,
             939.010957,
             1179.9828908,
             838.8358967,
             520.76980965,
             497.0735685,
             495.9655118,
             593.56472125,
             339.00835395,
             442.87930789999996,
             350.0970235,
             638.1651314500001,
             833.32295215,
             613.5671940499999,
             743.0463462,
             624.7963116,
             709.3674296,
             443.0536725,
             711.3401018,
             575.1910216,
             933.41154775,
             394.8387639,
             359.4478735,
             593.99636135,
             783.62844965,
             923.0864004,
             656.54481835,
             722.05888855,
             1342.12028925,
             1197.8528158,
             578.2371413999999,
             1255.80458515,
             739.09843335,
             1030.8622884,
             1169.91657875,
             770.953487,
             1032.5509127,
             1087.9619423,
             970.7081058,
             719.24503035,
             985.6629088999999,
             727.4710178500001,
             895.63076935,
             1228.7062264,
             1564.1728577000001,
             1307.0177007,
             768.12082895,
             1289.34757395,
             1277.84215145,
             1337.0352918499998,
             1073.04972705,
             1926.07760235,
             866.4929699500001,
             980.95343845,
             1190.88064635,
             1040.6974309,
             907.4690013,
             763.81795485,
             1032.43434,
             1572.09488325,
             954.41190875,
             742.7421606,
             587.75563835,
             677.768058,
             806.43399085,
             589.0710688500001,
             566.0486857000001,
             550.1131933500001,
             523.3697682,
             662.7454249,
             533.54442825,
             796.28470395,
             1080.32749825,
             824.94970165,
             1185.4342201,
             961.9996766,
             1237.170731,
             686.47512865,
             939.6007509,
             684.8506793500001,
             657.41993115,
             632.7749329,
             477.9369463,
             322.0626084,
             441.765822,
             556.2580558999999,
             544.3016488,
             249.76805130000002,
             252.43912825,
             394.30480855,
             408.15411855,
             395.22941125,
             556.21587435,
             896.44341795,
             1143.3193118499998,
             1063.86006455,
             689.30746795,
             807.41992065,
             703.46966375,
             594.9132572000001,
             531.0338753,
             786.11910895,
             936.7491966499999,
             790.3709,
             668.13105925,
             833.8955973,
             955.5793181,
             1506.3191652,
             1220.040079,
             1568.8416597,
             838.7769782,
             1095.6436275,
             832.0111942999999,
             939.1175315,
             800.39067235,
             812.39604835,
             831.44014175,
             605.4575839,
             708.88638575,
             710.7771538,
             914.87675585,
             1293.6338728,
             1539.77806685,
             1404.76033965,
             733.5009366,
             708.83756035,
             539.92681065,
             1070.4876485,
             923.340264,
             643.982161,
             1368.03157115,
             1364.66516415,
             1269.8443334,
             1248.1981042999998,
             1333.6969535,
             916.55129755,
             816.2585605,
             832.29254215,
             969.0943005,
             548.36407215,
             493.02224160000003,
             373.59254119999997,
             516.71282495,
             526.3883888,
             410.86430635000005,
             427.07555085,
             776.87186975,
             1177.2548419000002,
             926.56919305,
             1352.001577,
             856.0377967000001,
             725.06441265,
             841.1272897,
             730.1939903,
             451.12118805,
             642.9965968500001,
             616.826063,
             305.66544345,
             259.07666005,
             386.08371989999995,
             599.08011415,
             663.7958658,
             754.8697788,
             613.5992828,
             1074.7562079000002,
             1192.7119829,
             806.90188425,
             653.02880425,
             1433.4949010999999,
             938.6000799,
             929.47652695,
             813.03885545,
             701.03955695,
             679.3496974,
             569.3825566,
             546.92919015,
             1084.9953590999999,
             386.4777813,
             756.65703785,
             902.89508165,
             922.5341822,
             846.9000409,
             730.3888299,
             754.8148939,
             1248.6949536,
             981.0661693999999,
             754.2587371000001,
             1068.9498174,
             745.8096966,
             661.7473066499999,
             786.79036305,
             1016.3954023,
             798.29972075,
             1135.9059895999999,
             1200.08628845,
             1559.5647565,
             1281.2017135,
             551.6565102000001,
             676.11368985,
             446.07306205000003,
             547.8263944,
             756.6670728500001,
             504.80620345,
             601.07357125,
             482.40318855000004,
             349.07922195,
             755.23002275,
             419.167834,
             825.7218852999999,
             1233.11564405,
             823.5489799,
             1492.58596775,
             952.8727555,
             635.1214505,
             1108.807862,
             707.58202475,
             437.43855814999995,
             665.02846695,
             527.2286437,
             855.73561295,
             356.03011605,
             631.61125095,
             658.0627955499999,
             368.39041255,
             625.2161320499999,
             638.8562117,
             505.88143945,
             836.95991475,
             1199.68906465,
             1393.8785393,
             856.67000795,
             587.18018475,
             1568.08815775,
             724.7117787999999,
             766.92712125,
             791.1090881,
             641.30281355,
             742.97270375,
             582.46797725,
             860.6693323,
             831.7016319500001,
             985.48706915,
             1098.27947775,
             1488.8562375,
             1322.9143009000002,
             952.63829975,
             1205.0585609500001,
             1189.6817675,
             1047.698594,
             1193.4249124,
             872.90968755,
             528.721562,
             807.50519115,
             690.99002015,
             1290.5438805,
             1515.99586185,
             613.38639345,
             589.0456929500001],
  'strategy': 2,
  'x': [20.19324684,
        20.59324684,
        20.99324684,
        21.39324684,
        21.79324684,
        22.19324684,
        22.59324684,
        22.99324684,
        23.39324684,
        23.79324684,
        24.19324684,
        24.59324684,
        24.99324684,
        25.39324684,
        25.79324684,
        26.19324684,
        26.59324684,
        26.99324684,
        27.39324684,
        27.79324684,
        28.19324684,
        28.59324684,
        28.99324684,
        29.39324684,
        29.79324684,
        30.19324684,
        30.59324684,
        30.99324684,
        31.39324684,
        31.79324684,
        32.19324684,
        32.59324684,
        32.99324684,
        33.39324684,
        33.79324684,
        34.19324684,
        34.59324684,
        34.99324684,
        35.39324684,
        35.79324684,
        36.19324684,
        36.59324684,
        36.99324684,
        37.39324684,
        37.79324684,
        38.19324684,
        38.59324684,
        38.99324684,
        39.39324684,
        39.79324684,
        40.19324684,
        40.59324684,
        40.99324684,
        41.39324684,
        41.79324684,
        42.19324684,
        42.59324684,
        42.99324684,
        43.39324684,
        43.79324684,
        44.19324684,
        44.59324684,
        44.99324684,
        45.39324684,
        45.79324684,
        46.19324684,
        46.59324684,
        46.99324684,
        47.39324684,
        47.79324684,
        48.19324684,
        48.59324684,
        48.99324684,
        49.39324684,
        49.79324684,
        50.19324684,
        50.59324684,
        50.99324684,
        51.39324684,
        51.79324684,
        52.19324684,
        52.59324684,
        52.99324684,
        53.39324684,
        53.79324684,
        54.19324684,
        54.59324684,
        54.99324684,
        55.39324684,
        55.79324684,
        56.19324684,
        56.59324684,
        56.99324684,
        57.39324684,
        57.79324684,
        58.19324684,
        58.59324684,
        58.99324684,
        59.39324684,
        59.79324684,
        60.19324684,
        60.59324684,
        60.99324684,
        61.39324684,
        61.79324684,
        62.19324684,
        62.59324684,
        62.99324684,
        63.39324684,
        63.79324684,
        64.19324684,
        64.59324684,
        64.99324684,
        65.39324684,
        65.79324684,
        66.19324684,
        66.59324684,
        66.99324684,
        67.39324684,
        67.79324684,
        68.19324684,
        68.59324684,
        68.99324684,
        69.39324684,
        69.79324684,
        70.19324684,
        70.59324684,
        70.99324684,
        71.39324684,
        71.79324684,
        72.19324684,
        72.59324684,
        72.99324684,
        73.39324684,
        73.79324684,
        74.19324684,
        74.59324684,
        74.99324684,
        75.39324684,
        75.79324684,
        76.19324684,
        76.59324684,
        76.99324684,
        77.39324684,
        77.79324684,
        78.19324684,
        78.59324684,
        78.99324684,
        79.39324684,
        79.79324684,
        80.19324684,
        80.59324684,
        80.99324684,
        81.39324684,
        81.79324684,
        82.19324684,
        82.59324684,
        82.99324684,
        83.39324684,
        83.79324684,
        84.19324684,
        84.59324684,
        84.99324684,
        85.39324684,
        85.79324684,
        86.19324684,
        86.59324684,
        86.99324684,
        87.39324684,
        87.79324684,
        88.19324684,
        88.59324684,
        88.99324684,
        89.39324684,
        89.79324684,
        90.19324684,
        90.59324684,
        90.99324684,
        91.39324684,
        91.79324684,
        92.19324684,
        92.59324684,
        92.99324684,
        93.39324684,
        93.79324684,
        94.19324684,
        94.59324684,
        94.99324684,
        95.39324684,
        95.79324684,
        96.19324684,
        96.59324684,
        96.99324684,
        97.39324684,
        97.79324684,
        98.19324684,
        98.59324684,
        98.99324684,
        99.39324684,
        99.79324684,
        100.19324684,
        100.59324684,
        100.99324684,
        101.39324684,
        101.79324684,
        102.19324684,
        102.59324684,
        102.99324684,
        103.39324684,
        103.79324684,
        104.19324684,
        104.59324684,
        104.99324684,
        105.39324684,
        105.79324684,
        106.19324684,
        106.59324684,
        106.99324684,
        107.39324684,
        107.79324684,
        108.19324684,
        108.59324684,
        108.99324684,
        109.39324684,
        109.79324684,
        110.19324684,
        110.59324684,
        110.99324684,
        111.39324684,
        111.79324684,
        112.19324684,
        112.59324684,
        112.99324684,
        113.39324684,
        113.79324684,
        114.19324684,
        114.59324684,
        114.99324684,
        115.39324684,
        115.79324684,
        116.19324684,
        116.59324684,
        116.99324684,
        117.39324684,
        117.79324684,
        118.19324684,
        118.59324684,
        118.99324684,
        119.39324684,
        119.79324684,
        120.19324684,
        120.59324684,
        120.99324684,
        121.39324684,
        121.79324684,
        122.19324684,
        122.59324684,
        122.99324684,
        123.39324684,
        123.79324684,
        124.19324684,
        124.59324684,
        124.99324684,
        125.39324684,
        125.79324684,
        126.19324684,
        126.59324684,
        126.99324684,
        127.39324684,
        127.79324684,
        128.19324684,
        128.59324684,
        128.99324684,
        129.39324684,
        129.79324684,
        130.19324684,
        130.59324684,
        130.99324684,
        131.39324684,
        131.79324684,
        132.19324684,
        132.59324684,
        132.99324684,
        133.39324684,
        133.79324684,
        134.19324684,
        134.59324684,
        134.99324684,
        135.39324684,
        135.79324684,
        136.19324684,
        136.59324684,
        136.99324684,
        137.39324684,
        137.79324684,
        138.19324684,
        138.59324684,
        138.99324684,
        139.39324684,
        139.79324684]},
 {'group_counts': [20,
                   20,
                   20,
                   20,
                   20,
                   20,
                   20,
                   20,
                   20,
                   20,
                   20,
                   20,
                   20,
                   20,
                   20,
                   20,
                   20,
                   20,
                   20,
                   20,
                   20,
                   20,
                   20,
                   20,
                   20,
                   20,
                   20,
                   20,
                   20,
                   20,
                   20,
                   20,
                   20,
                   20,
                   20,
                   20,
                   20,
                   20,
                   20,
                   20,
                   20,
                   20,
                   20,
                   20,
                   20,
                   20,
                   20,
                   20,
                   20,
                   20,
                   20,
                   20,
                   20,
                   20,
                   20,
                   20,
                   20,
                   20,
                   20,
                   20,
                   20,
                   20,
                   20,
                   20,
                   20,
                   20,
                   20,
                   20,
                   20,
                   20,
                   20,
                   20,
                   20,
                   20,
                   20,
                   20,
                   20,
                   20,
                   20,
                   20,
                   20,
                   20,
                   20,
                   20,
                   20,
                   20,
                   20,
                   20,
                   20,
                   20,
                   20,
                   20,
                   20,
                   20,
                   20,
                   20,
                   20,
                   20,
                   20,
                   20,
                   20,
                   20,
                   20,
                   20,
                   20,
                   20,
                   20,
                   20,
                   20,
                   20,
                   20,
                   20,
                   20,
                   20,
                   20,
                   20,
                   20,
                   20,
                   20,
                   20,
                   20,
                   20,
                   20,
                   20,
                   20,
                   20,
                   20,
                   20,
                   20,
                   20,
                   20,
                   20,
                   20,
                   20,
                   20,
                   20,
                   20,
                   20,
                   20,
                   20,
                   20,
                   20,
                   20,
                   20,
                   20,
                   20,
                   20,
                   20,
                   20,
                   20,
                   20,
                   20,
                   20,
                   20,
                   20,
                   20,
                   20,
                   20,
                   20,
                   20,
                   20,
                   20,
                   20,
                   20,
                   20,
                   20,
                   20,
                   20,
                   20,
                   20,
                   20,
                   20,
                   20,
                   20,
                   20,
                   20,
                   20,
                   20,
                   20,
                   20,
                   20,
                   20,
                   20,
                   20,
                   20,
                   20,
                   20,
                   20,
                   20,
                   20,
                   20,
                   20,
                   20,
                   20,
                   20,
                   20,
                   20,
                   20,
                   20,
                   20,
                   20,
                   20,
                   20,
                   20,
                   20,
                   20,
                   20,
                   20,
                   20,
                   20,
                   20,
                   20,
                   20,
                   20,
                   20,
                   20,
                   20,
                   20,
                   20,
                   20,
                   20,
                   20,
                   20,
                   20,
                   20,
                   20,
                   20,
                   20,
                   20,
                   20,
                   20,
                   20,
                   20,
                   20,
                   20,
                   20,
                   20,
                   20,
                   20,
                   20,
                   20,
                   20,
                   20,
                   20,
                   20,
                   20,
                   20,
                   20,
                   20,
                   20,
                   20,
                   20,
                   20,
                   20,
                   20,
                   20,
                   20,
                   20,
                   20,
                   20,
                   20,
                   20,
                   20,
                   20,
                   20,
                   20,
                   20,
                   20,
                   20,
                   20,
                   20,
                   20,
                   20,
                   20,
                   20,
                   20,
                   20,
                   20,
                   20,
                   20,
                   20,
                   20,
                   20,
                   20,
                   20,
                   20,
                   20,
                   20,
                   20,
                   20,
                   20,
                   20,
                   20,
                   20,
                   20,
                   20,
                   20,
                   20,
                   20,
                   20],
  'rtt_ms': [501.57903730000004,
             359.035595,
             596.1138178,
             568.6276616499999,
             661.39411695,
             667.70204525,
             458.18524775,
             414.17460125,
             409.2063507,
             415.3378067,
             407.11564035000004,
             371.30829135000005,
             1027.02633935,
             774.2003486,
             1077.7526251,
             1049.06569365,
             1160.585522,
             1165.01519445,
             1007.3312001,
             1079.85118225,
             723.0924291499999,
             1005.7315899,
             726.4592764,
             840.95406625,
             636.45411065,
             509.00796485,
             449.40980225,
             255.94652255000003,
             511.782874,
             446.50262775,
             476.82775239999995,
             351.35841569999997,
             467.25056575,
             434.80772064999996,
             306.61160789999997,
             408.51676964999996,
             507.57268189999996,
             667.24059075,
             581.0756963,
             585.2884029500001,
             626.31561015,
             808.9082685,
             790.0750593500001,
             703.06137145,
             527.0325278,
             494.5166463,
             613.8013834,
             505.43462065,
             298.20383369999996,
             232.73311405,
             355.2680393,
             219.61649775,
             202.56527205,
             371.68233025,
             572.38449985,
             977.9178889,
             835.04355565,
             412.4280713,
             490.3159708,
             316.07031885000004,
             408.57274535000005,
             500.52802185,
             216.43118575,
             662.8562514,
             234.7007924,
             212.7361156,
             225.99930734999998,
             536.3235223,
             476.843603,
             1025.1904764,
             356.8615872,
             830.16294765,
             1176.0483975,
             928.036141,
             1022.1601227000001,
             865.2776805499999,
             1205.5440337,
             1073.8941302,
             663.48563645,
             728.6346816,
             591.79822285,
             435.4805624,
             280.7744662,
             400.84216265,
             377.41454660000005,
             394.19137939999996,
             585.2881758,
             629.06562575,
             1098.47823755,
             1060.14307585,
             790.70685,
             922.4295486,
             1178.39989265,
             1521.29623975,
             1426.609651,
             1144.3843137000001,
             748.86826775,
             481.07076194999996,
             692.65708335,
             418.4871093,
             598.2870088,
             598.4829923,
             574.9929668,
             977.4840577,
             714.16679445,
             547.19218535,
             655.8913719,
             518.1074901000001,
             490.325842,
             312.388196,
             555.78045675,
             645.2102009500001,
             445.1500891,
             724.19704185,
             831.0677498,
             513.77024095,
             610.95861745,
             693.85877965,
             455.78022485,
             559.4010997,
             562.03844985,
             370.12254110000003,
             205.6881705,
             207.22461575,
             336.2620256,
             210.33577655000002,
             357.07210895,
             376.15579905,
             228.7832036,
             360.6596736,
             351.99787580000003,
             210.79405705000002,
             214.2301774,
             360.76649955,
             512.90647635,
             572.083477,
             778.7929325,
             1201.954134,
             1000.1441231,
             1614.1131473,
             1271.2038747000001,
             1024.98370765,
             868.43016625,
             564.807251,
             513.8745388,
             384.0431749,
             630.2953438,
             631.73725845,
             535.9657405,
             1570.85605115,
             1665.6067164,
             1247.6275208,
             1508.05081035,
             1218.35845275,
             951.4853227000001,
             1189.5711162999999,
             1259.1363762,
             723.9313047,
             585.2625794500001,
             569.1242457000001,
             408.4428522,
             338.0911161,
             280.99360095,
             357.8217295,
             643.0059517000001,
             728.85241275,
             415.10116865,
             370.56729335,
             324.28598375,
             311.58816364999996,
             267.60442415,
             362.36321475,
             486.5800678,
             696.40982765,
             718.7791966,
             870.5847729,
             935.79453135,
             1098.8899545,
             1365.7758273499999,
             1069.64980915,
             664.25311855,
             682.35546245,
             679.023497,
             531.2894864,
             476.40843765,
             427.63939760000005,
             240.11027855,
             346.16925260000005,
             375.85124085,
             215.69106655000002,
             548.00812415,
             937.49490555,
             513.05329,
             471.74444805,
             978.8216941000001,
             392.85924985,
             217.4559737,
             341.3923415,
             354.01796745,
             226.61609819999998,
             220.5188215,
             219.3328526,
             514.0696323999999,
             544.2771815,
             569.47866865,
             392.1152064,
             841.43334245,
             1222.98100705,
             1312.7879335,
             407.85894764999995,
             672.8302342000001,
             688.2117722,
             665.78373355,
             750.3877653999999,
             1004.8056616499999,
             453.398784,
             514.21915975,
             526.81920865,
             476.0347885,
             352.083205,
             481.01842855,
             458.10455505,
             1211.4072113,
             1092.4740391500002,
             992.8827686000001,
             1576.52499405,
             1165.76859275,
             797.85407185,
             994.8559299,
             1075.99287085,
             1183.6835444,
             528.4274246,
             457.8954095,
             395.7309005,
             327.44497835000004,
             549.1367814,
             848.36192265,
             868.528888,
             1398.4631157000001,
             754.0260660499999,
             340.48655844999996,
             298.5737557,
             260.76877245,
             237.882118,
             358.87163814999997,
             351.65570694999997,
             358.37299975,
             379.91238835,
             479.327036,
             727.6484685,
             535.73661895,
             626.4919506,
             759.2550564,
             1214.9551009000002,
             1096.4342000499998,
             1655.2928728499999,
             763.16549155,
             415.9887629,
             623.17706285,
             425.8756709,
             221.38054885,
             345.8557818,
             337.1753917,
             215.59366525,
             213.59989645,
             203.12151369999998,
             348.50587035,
             347.3393813,
             630.5151938500001,
             493.782381,
             505.5015171,
             411.617862,
             589.2973674,
             985.8719575,
             821.35806345,
             732.21333875,
             1016.53578165,
             832.40075645,
             685.9553062,
             775.26815695,
             473.57146535000004,
             432.2743206,
             427.7900768,
             837.16635265,
             574.4385387000001,
             857.3812899,
             598.39854255,
             933.9685971,
             976.7271662999999,
             1310.75883585,
             1021.0583506,
             1039.49522635,
             580.2865291,
             469.99579075,
             932.7951676499999,
             623.89174675,
             321.0007973,
             430.61112445,
             260.52121445,
             371.5061785],
  'strategy': 3,
  'x': [20.19324684,
        20.59324684,
        20.99324684,
        21.39324684,
        21.79324684,
        22.19324684,
        22.59324684,
        22.99324684,
        23.39324684,
        23.79324684,
        24.19324684,
        24.59324684,
        24.99324684,
        25.39324684,
        25.79324684,
        26.19324684,
        26.59324684,
        26.99324684,
        27.39324684,
        27.79324684,
        28.19324684,
        28.59324684,
        28.99324684,
        29.39324684,
        29.79324684,
        30.19324684,
        30.59324684,
        30.99324684,
        31.39324684,
        31.79324684,
        32.19324684,
        32.59324684,
        32.99324684,
        33.39324684,
        33.79324684,
        34.19324684,
        34.59324684,
        34.99324684,
        35.39324684,
        35.79324684,
        36.19324684,
        36.59324684,
        36.99324684,
        37.39324684,
        37.79324684,
        38.19324684,
        38.59324684,
        38.99324684,
        39.39324684,
        39.79324684,
        40.19324684,
        40.59324684,
        40.99324684,
        41.39324684,
        41.79324684,
        42.19324684,
        42.59324684,
        42.99324684,
        43.39324684,
        43.79324684,
        44.19324684,
        44.59324684,
        44.99324684,
        45.39324684,
        45.79324684,
        46.19324684,
        46.59324684,
        46.99324684,
        47.39324684,
        47.79324684,
        48.19324684,
        48.59324684,
        48.99324684,
        49.39324684,
        49.79324684,
        50.19324684,
        50.59324684,
        50.99324684,
        51.39324684,
        51.79324684,
        52.19324684,
        52.59324684,
        52.99324684,
        53.39324684,
        53.79324684,
        54.19324684,
        54.59324684,
        54.99324684,
        55.39324684,
        55.79324684,
        56.19324684,
        56.59324684,
        56.99324684,
        57.39324684,
        57.79324684,
        58.19324684,
        58.59324684,
        58.99324684,
        59.39324684,
        59.79324684,
        60.19324684,
        60.59324684,
        60.99324684,
        61.39324684,
        61.79324684,
        62.19324684,
        62.59324684,
        62.99324684,
        63.39324684,
        63.79324684,
        64.19324684,
        64.59324684,
        64.99324684,
        65.39324684,
        65.79324684,
        66.19324684,
        66.59324684,
        66.99324684,
        67.39324684,
        67.79324684,
        68.19324684,
        68.59324684,
        68.99324684,
        69.39324684,
        69.79324684,
        70.19324684,
        70.59324684,
        70.99324684,
        71.39324684,
        71.79324684,
        72.19324684,
        72.59324684,
        72.99324684,
        73.39324684,
        73.79324684,
        74.19324684,
        74.59324684,
        74.99324684,
        75.39324684,
        75.79324684,
        76.19324684,
        76.59324684,
        76.99324684,
        77.39324684,
        77.79324684,
        78.19324684,
        78.59324684,
        78.99324684,
        79.39324684,
        79.79324684,
        80.19324684,
        80.59324684,
        80.99324684,
        81.39324684,
        81.79324684,
        82.19324684,
        82.59324684,
        82.99324684,
        83.39324684,
        83.79324684,
        84.19324684,
        84.59324684,
        84.99324684,
        85.39324684,
        85.79324684,
        86.19324684,
        86.59324684,
        86.99324684,
        87.39324684,
        87.79324684,
        88.19324684,
        88.59324684,
        88.99324684,
        89.39324684,
        89.79324684,
        90.19324684,
        90.59324684,
        90.99324684,
        91.39324684,
        91.79324684,
        92.19324684,
        92.59324684,
        92.99324684,
        93.39324684,
        93.79324684,
        94.19324684,
        94.59324684,
        94.99324684,
        95.39324684,
        95.79324684,
        96.19324684,
        96.59324684,
        96.99324684,
        97.39324684,
        97.79324684,
        98.19324684,
        98.59324684,
        98.99324684,
        99.39324684,
        99.79324684,
        100.19324684,
        100.59324684,
        100.99324684,
        101.39324684,
        101.79324684,
        102.19324684,
        102.59324684,
        102.99324684,
        103.39324684,
        103.79324684,
        104.19324684,
        104.59324684,
        104.99324684,
        105.39324684,
        105.79324684,
        106.19324684,
        106.59324684,
        106.99324684,
        107.39324684,
        107.79324684,
        108.19324684,
        108.59324684,
        108.99324684,
        109.39324684,
        109.79324684,
        110.19324684,
        110.59324684,
        110.99324684,
        111.39324684,
        111.79324684,
        112.19324684,
        112.59324684,
        112.99324684,
        113.39324684,
        113.79324684,
        114.19324684,
        114.59324684,
        114.99324684,
        115.39324684,
        115.79324684,
        116.19324684,
        116.59324684,
        116.99324684,
        117.39324684,
        117.79324684,
        118.19324684,
        118.59324684,
        118.99324684,
        119.39324684,
        119.79324684,
        120.19324684,
        120.59324684,
        120.99324684,
        121.39324684,
        121.79324684,
        122.19324684,
        122.59324684,
        122.99324684,
        123.39324684,
        123.79324684,
        124.19324684,
        124.59324684,
        124.99324684,
        125.39324684,
        125.79324684,
        126.19324684,
        126.59324684,
        126.99324684,
        127.39324684,
        127.79324684,
        128.19324684,
        128.59324684,
        128.99324684,
        129.39324684,
        129.79324684,
        130.19324684,
        130.59324684,
        130.99324684,
        131.39324684,
        131.79324684,
        132.19324684,
        132.59324684,
        132.99324684,
        133.39324684,
        133.79324684,
        134.19324684,
        134.59324684,
        134.99324684,
        135.39324684,
        135.79324684,
        136.19324684,
        136.59324684,
        136.99324684,
        137.39324684,
        137.79324684,
        138.19324684,
        138.59324684,
        138.99324684,
        139.39324684,
        139.79324684]}]


def draw():
    plt.rcParams.update({'font.family': 'serif', 'font.serif': [FONT_FAMILY],
                         'font.size': FONT_SIZE, 'axes.labelsize': FONT_SIZE,
                         'axes.linewidth': .7, 'xtick.direction': 'in',
                         'ytick.direction': 'in', 'pdf.fonttype': 42, 'ps.fonttype': 42,
                         'svg.fonttype': 'path', 'savefig.facecolor': 'white'})
    fig = plt.figure(figsize=FIGSIZE)
    ax = fig.add_subplot(111, projection='3d')
    for series in DATA:
        strategy = series['strategy']
        ax.plot(series['x'], [strategy] * len(series['rtt_ms']), series['rtt_ms'],
                color=COLORS[strategy], linestyle=LINES[strategy],
                marker=MARKERS[strategy], markersize=MARKER_SIZE, linewidth=LINE_WIDTH)
    ax.set_xlabel('Interest generation time (s)', labelpad=8)
    ax.set_xticks((20, 50, 80, 110, 140))
    ax.set_xlim(20, 140)
    ax.set_ylim(-.2, 3.2)
    ax.set_yticks(range(4))
    ax.set_yticklabels(ALGORITHMS, fontsize=8)
    values = [v for series in DATA for v in series['rtt_ms']]
    low, high = min(values), max(values)
    high += max(high-low, 1.) * .10
    ticks = [low] + [float(t) for t in MaxNLocator(nbins=5).tick_values(low,high)
                     if low+(high-low)*.08 < t <= high]
    ax.set_zticks(ticks)
    ax.set_zlim(low, high)
    ax.zaxis.set_major_formatter(FuncFormatter(lambda value, _: '{:.1f}'.format(value).rstrip('0').rstrip('.')))
    ax.tick_params(axis='z', labelsize=8)
    ax.text2D(1.18, .52, RTT_LABEL, transform=ax.transAxes,
              rotation=90, ha='center', va='center', fontsize=9)
    ax.view_init(elev=27, azim=-58)
    ax.set_box_aspect((1.25, 1., .9))
    ax.text2D(.5, -.10, SCENE_LABEL, transform=ax.transAxes, ha='center', fontsize=12)
    handles = [Line2D([], [], color=COLORS[i], linestyle=LINES[i], marker=MARKERS[i],
                      markersize=MARKER_SIZE, linewidth=LINE_WIDTH, label=ALGORITHMS[i]) for i in range(4)]
    fig.legend(handles=handles, loc='upper center', ncol=4, bbox_to_anchor=(.5,.99),
               frameon=True, fancybox=False, edgecolor='black', framealpha=1)
    fig.subplots_adjust(left=.03, right=.87, bottom=.13, top=.85)
    return fig


def main():
    fig = draw()
    try:
        for extension in ('png', 'svg', 'pdf'):
            fig.savefig(Path(__file__).resolve().with_suffix('.' + extension),
                        dpi=DPI, bbox_inches='tight', pad_inches=.12)
    finally:
        plt.close(fig)


if __name__ == '__main__':
    main()
